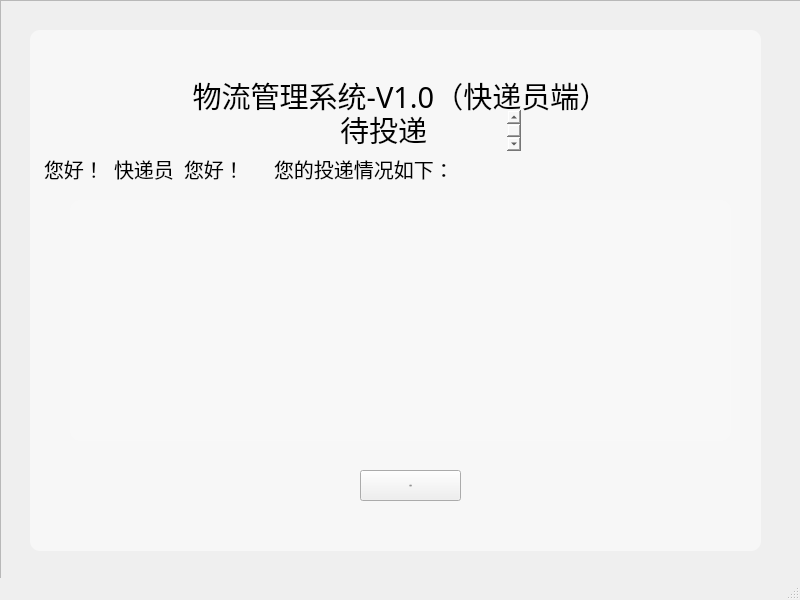
<?xml version="1.0" encoding="UTF-8"?>
<ui version="4.0">
 <class>pkgManRecv</class>
 <widget class="QMainWindow" name="pkgManRecv">
  <property name="geometry">
   <rect>
    <x>0</x>
    <y>0</y>
    <width>800</width>
    <height>600</height>
   </rect>
  </property>
  <property name="windowTitle">
   <string>MainWindow</string>
  </property>
  <property name="styleSheet">
   <string notr="true">#pkgManRecv{border-image: url(:/img/navi_background.png);}</string>
  </property>
  <widget class="QWidget" name="centralwidget">
   <widget class="QFrame" name="mainFrame">
    <property name="geometry">
     <rect>
      <x>0</x>
      <y>0</y>
      <width>811</width>
      <height>591</height>
     </rect>
    </property>
    <property name="styleSheet">
     <string notr="true"/>
    </property>
    <property name="frameShape">
     <enum>QFrame::StyledPanel</enum>
    </property>
    <property name="frameShadow">
     <enum>QFrame::Raised</enum>
    </property>
    <widget class="QTextBrowser" name="title2">
     <property name="geometry">
      <rect>
       <x>260</x>
       <y>110</y>
       <width>261</width>
       <height>41</height>
      </rect>
     </property>
     <property name="font">
      <font>
       <family>SimHei</family>
       <pointsize>-1</pointsize>
       <weight>50</weight>
       <italic>false</italic>
       <bold>false</bold>
      </font>
     </property>
     <property name="styleSheet">
      <string notr="true">background-color: rgba(255, 255, 255,0);
border-width:0;border-style:outset;
font:29px &quot;SimHei&quot;;</string>
     </property>
     <property name="html">
      <string>&lt;!DOCTYPE HTML PUBLIC &quot;-//W3C//DTD HTML 4.0//EN&quot; &quot;http://www.w3.org/TR/REC-html40/strict.dtd&quot;&gt;
&lt;html&gt;&lt;head&gt;&lt;meta name=&quot;qrichtext&quot; content=&quot;1&quot; /&gt;&lt;style type=&quot;text/css&quot;&gt;
p, li { white-space: pre-wrap; }
&lt;/style&gt;&lt;/head&gt;&lt;body style=&quot; font-family:'SimHei'; font-size:29px; font-weight:400; font-style:normal;&quot;&gt;
&lt;p align=&quot;center&quot; style=&quot; margin-top:0px; margin-bottom:0px; margin-left:0px; margin-right:0px; -qt-block-indent:0; text-indent:0px;&quot;&gt;&lt;span style=&quot; font-family:'黑体'; font-size:29px;&quot;&gt;待投递&lt;/span&gt;&lt;/p&gt;&lt;/body&gt;&lt;/html&gt;</string>
     </property>
    </widget>
    <widget class="QTextBrowser" name="title3">
     <property name="geometry">
      <rect>
       <x>40</x>
       <y>150</y>
       <width>81</width>
       <height>41</height>
      </rect>
     </property>
     <property name="font">
      <font>
       <family>SimHei</family>
       <pointsize>-1</pointsize>
       <weight>50</weight>
       <italic>false</italic>
       <bold>false</bold>
      </font>
     </property>
     <property name="styleSheet">
      <string notr="true">background-color: rgba(255, 255, 255,0);
border-width:0;border-style:outset;
font:20px &quot;SimHei&quot;;</string>
     </property>
     <property name="html">
      <string>&lt;!DOCTYPE HTML PUBLIC &quot;-//W3C//DTD HTML 4.0//EN&quot; &quot;http://www.w3.org/TR/REC-html40/strict.dtd&quot;&gt;
&lt;html&gt;&lt;head&gt;&lt;meta name=&quot;qrichtext&quot; content=&quot;1&quot; /&gt;&lt;style type=&quot;text/css&quot;&gt;
p, li { white-space: pre-wrap; }
&lt;/style&gt;&lt;/head&gt;&lt;body style=&quot; font-family:'SimHei'; font-size:20px; font-weight:400; font-style:normal;&quot;&gt;
&lt;p style=&quot; margin-top:0px; margin-bottom:0px; margin-left:0px; margin-right:0px; -qt-block-indent:0; text-indent:0px;&quot;&gt;&lt;span style=&quot; font-family:'黑体'; font-size:20px;&quot;&gt;您好！&lt;/span&gt;&lt;/p&gt;&lt;/body&gt;&lt;/html&gt;</string>
     </property>
    </widget>
    <widget class="QTextBrowser" name="title">
     <property name="geometry">
      <rect>
       <x>160</x>
       <y>70</y>
       <width>481</width>
       <height>61</height>
      </rect>
     </property>
     <property name="font">
      <font>
       <family>SimHei</family>
       <pointsize>-1</pointsize>
       <weight>50</weight>
       <italic>false</italic>
       <bold>false</bold>
      </font>
     </property>
     <property name="styleSheet">
      <string notr="true">background-color: rgba(255, 255, 255,0);
border-width:0;border-style:outset;
font:29px &quot;SimHei&quot;;</string>
     </property>
     <property name="html">
      <string>&lt;!DOCTYPE HTML PUBLIC &quot;-//W3C//DTD HTML 4.0//EN&quot; &quot;http://www.w3.org/TR/REC-html40/strict.dtd&quot;&gt;
&lt;html&gt;&lt;head&gt;&lt;meta name=&quot;qrichtext&quot; content=&quot;1&quot; /&gt;&lt;style type=&quot;text/css&quot;&gt;
p, li { white-space: pre-wrap; }
&lt;/style&gt;&lt;/head&gt;&lt;body style=&quot; font-family:'SimHei'; font-size:29px; font-weight:400; font-style:normal;&quot;&gt;
&lt;p align=&quot;center&quot; style=&quot; margin-top:0px; margin-bottom:0px; margin-left:0px; margin-right:0px; -qt-block-indent:0; text-indent:0px;&quot;&gt;&lt;span style=&quot; font-family:'黑体'; font-size:29px;&quot;&gt;物流管理系统-V1.0（快递员端）&lt;/span&gt;&lt;/p&gt;&lt;/body&gt;&lt;/html&gt;</string>
     </property>
    </widget>
    <widget class="QTextBrowser" name="textBrowser">
     <property name="geometry">
      <rect>
       <x>30</x>
       <y>30</y>
       <width>731</width>
       <height>521</height>
      </rect>
     </property>
     <property name="styleSheet">
      <string notr="true">border-width:0px;
border-style:outset;
border-radius:10px;
background-color:rgba(255,255,255,0.5);</string>
     </property>
    </widget>
    <widget class="QTextBrowser" name="name">
     <property name="geometry">
      <rect>
       <x>180</x>
       <y>150</y>
       <width>81</width>
       <height>41</height>
      </rect>
     </property>
     <property name="font">
      <font>
       <family>SimHei</family>
       <pointsize>-1</pointsize>
       <weight>50</weight>
       <italic>false</italic>
       <bold>false</bold>
      </font>
     </property>
     <property name="styleSheet">
      <string notr="true">background-color: rgba(255, 255, 255,0);
border-width:0;border-style:outset;
font:20px &quot;SimHei&quot;;</string>
     </property>
     <property name="html">
      <string>&lt;!DOCTYPE HTML PUBLIC &quot;-//W3C//DTD HTML 4.0//EN&quot; &quot;http://www.w3.org/TR/REC-html40/strict.dtd&quot;&gt;
&lt;html&gt;&lt;head&gt;&lt;meta name=&quot;qrichtext&quot; content=&quot;1&quot; /&gt;&lt;style type=&quot;text/css&quot;&gt;
p, li { white-space: pre-wrap; }
&lt;/style&gt;&lt;/head&gt;&lt;body style=&quot; font-family:'SimHei'; font-size:20px; font-weight:400; font-style:normal;&quot;&gt;
&lt;p style=&quot; margin-top:0px; margin-bottom:0px; margin-left:0px; margin-right:0px; -qt-block-indent:0; text-indent:0px;&quot;&gt;&lt;span style=&quot; font-family:'黑体'; font-size:20px;&quot;&gt;您好！&lt;/span&gt;&lt;/p&gt;&lt;/body&gt;&lt;/html&gt;</string>
     </property>
    </widget>
    <widget class="QTextBrowser" name="title3_3">
     <property name="geometry">
      <rect>
       <x>270</x>
       <y>150</y>
       <width>231</width>
       <height>41</height>
      </rect>
     </property>
     <property name="font">
      <font>
       <family>SimHei</family>
       <pointsize>-1</pointsize>
       <weight>50</weight>
       <italic>false</italic>
       <bold>false</bold>
      </font>
     </property>
     <property name="styleSheet">
      <string notr="true">background-color: rgba(255, 255, 255,0);
border-width:0;border-style:outset;
font:20px &quot;SimHei&quot;;</string>
     </property>
     <property name="html">
      <string>&lt;!DOCTYPE HTML PUBLIC &quot;-//W3C//DTD HTML 4.0//EN&quot; &quot;http://www.w3.org/TR/REC-html40/strict.dtd&quot;&gt;
&lt;html&gt;&lt;head&gt;&lt;meta name=&quot;qrichtext&quot; content=&quot;1&quot; /&gt;&lt;style type=&quot;text/css&quot;&gt;
p, li { white-space: pre-wrap; }
&lt;/style&gt;&lt;/head&gt;&lt;body style=&quot; font-family:'SimHei'; font-size:20px; font-weight:400; font-style:normal;&quot;&gt;
&lt;p style=&quot; margin-top:0px; margin-bottom:0px; margin-left:0px; margin-right:0px; -qt-block-indent:0; text-indent:0px;&quot;&gt;&lt;span style=&quot; font-family:'黑体'; font-size:20px;&quot;&gt;您的投递情况如下：&lt;/span&gt;&lt;/p&gt;&lt;/body&gt;&lt;/html&gt;</string>
     </property>
    </widget>
    <widget class="QTableView" name="mainTable">
     <property name="geometry">
      <rect>
       <x>70</x>
       <y>200</y>
       <width>661</width>
       <height>241</height>
      </rect>
     </property>
     <property name="font">
      <font>
       <family>黑体</family>
       <pointsize>10</pointsize>
      </font>
     </property>
     <property name="styleSheet">
      <string notr="true">border-width:0px;
border-style:outset;
border-radius:10px;
background-color:rgba(255,255,255,0.1);</string>
     </property>
    </widget>
    <widget class="QPushButton" name="Get">
     <property name="geometry">
      <rect>
       <x>360</x>
       <y>470</y>
       <width>101</width>
       <height>31</height>
      </rect>
     </property>
     <property name="font">
      <font>
       <family>SimHei</family>
       <pointsize>-1</pointsize>
       <weight>50</weight>
       <italic>false</italic>
       <bold>false</bold>
      </font>
     </property>
     <property name="styleSheet">
      <string notr="true">font:20px &quot;SimHei&quot;;</string>
     </property>
     <property name="text">
      <string>投递</string>
     </property>
    </widget>
    <widget class="QTextBrowser" name="pkgMan">
     <property name="geometry">
      <rect>
       <x>110</x>
       <y>150</y>
       <width>81</width>
       <height>41</height>
      </rect>
     </property>
     <property name="font">
      <font>
       <family>SimHei</family>
       <pointsize>-1</pointsize>
       <weight>50</weight>
       <italic>false</italic>
       <bold>false</bold>
      </font>
     </property>
     <property name="styleSheet">
      <string notr="true">background-color: rgba(255, 255, 255,0);
border-width:0;border-style:outset;
font:20px &quot;SimHei&quot;;</string>
     </property>
     <property name="html">
      <string>&lt;!DOCTYPE HTML PUBLIC &quot;-//W3C//DTD HTML 4.0//EN&quot; &quot;http://www.w3.org/TR/REC-html40/strict.dtd&quot;&gt;
&lt;html&gt;&lt;head&gt;&lt;meta name=&quot;qrichtext&quot; content=&quot;1&quot; /&gt;&lt;style type=&quot;text/css&quot;&gt;
p, li { white-space: pre-wrap; }
&lt;/style&gt;&lt;/head&gt;&lt;body style=&quot; font-family:'SimHei'; font-size:20px; font-weight:400; font-style:normal;&quot;&gt;
&lt;p style=&quot; margin-top:0px; margin-bottom:0px; margin-left:0px; margin-right:0px; -qt-block-indent:0; text-indent:0px;&quot;&gt;&lt;span style=&quot; font-family:'黑体'; font-size:20px;&quot;&gt;快递员&lt;/span&gt;&lt;/p&gt;&lt;/body&gt;&lt;/html&gt;</string>
     </property>
    </widget>
    <zorder>textBrowser</zorder>
    <zorder>title2</zorder>
    <zorder>title3</zorder>
    <zorder>title</zorder>
    <zorder>name</zorder>
    <zorder>title3_3</zorder>
    <zorder>mainTable</zorder>
    <zorder>Get</zorder>
    <zorder>pkgMan</zorder>
   </widget>
  </widget>
  <widget class="QMenuBar" name="menubar">
   <property name="geometry">
    <rect>
     <x>0</x>
     <y>0</y>
     <width>800</width>
     <height>23</height>
    </rect>
   </property>
  </widget>
  <widget class="QStatusBar" name="statusbar"/>
 </widget>
 <resources/>
 <connections/>
</ui>
